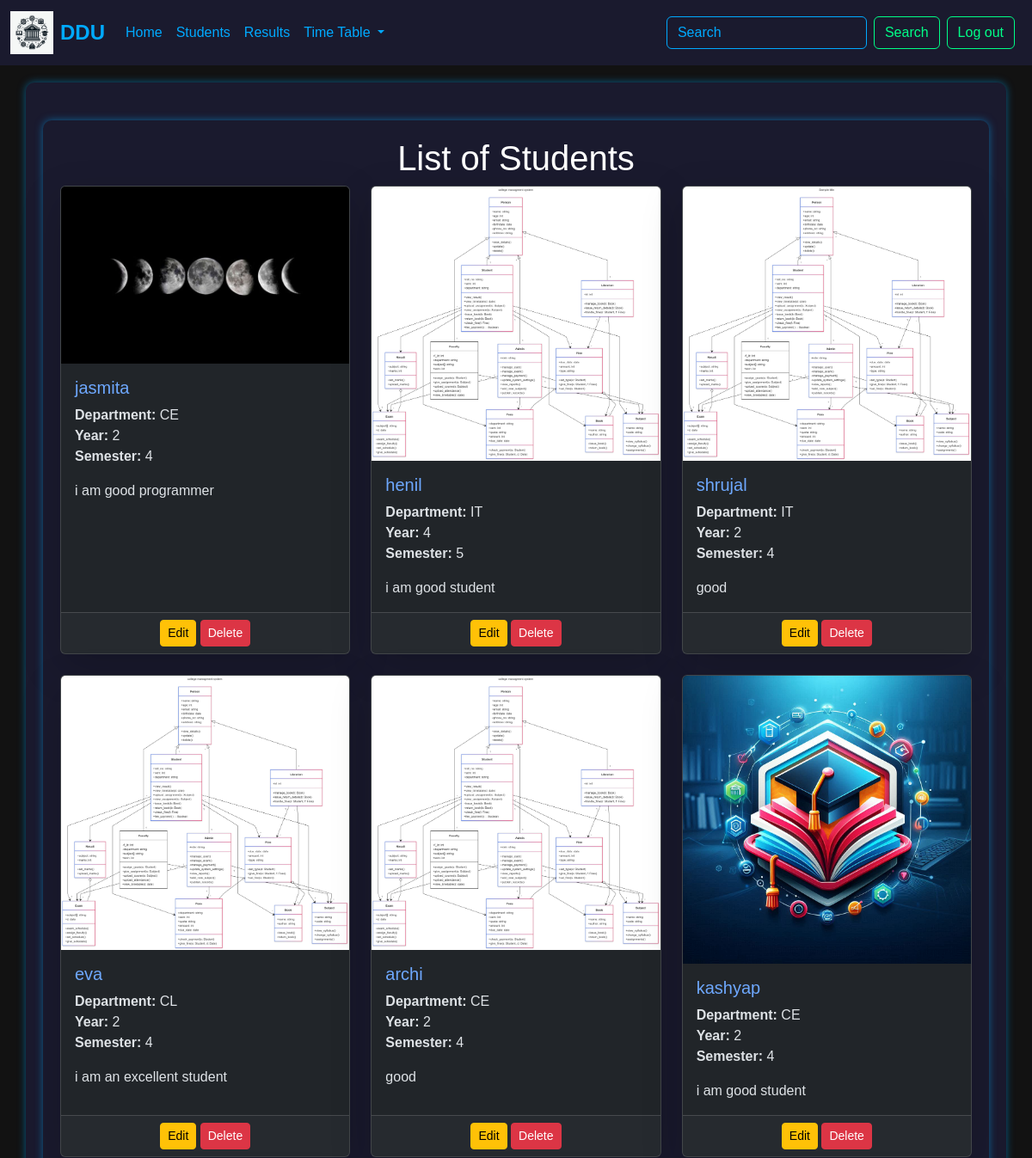
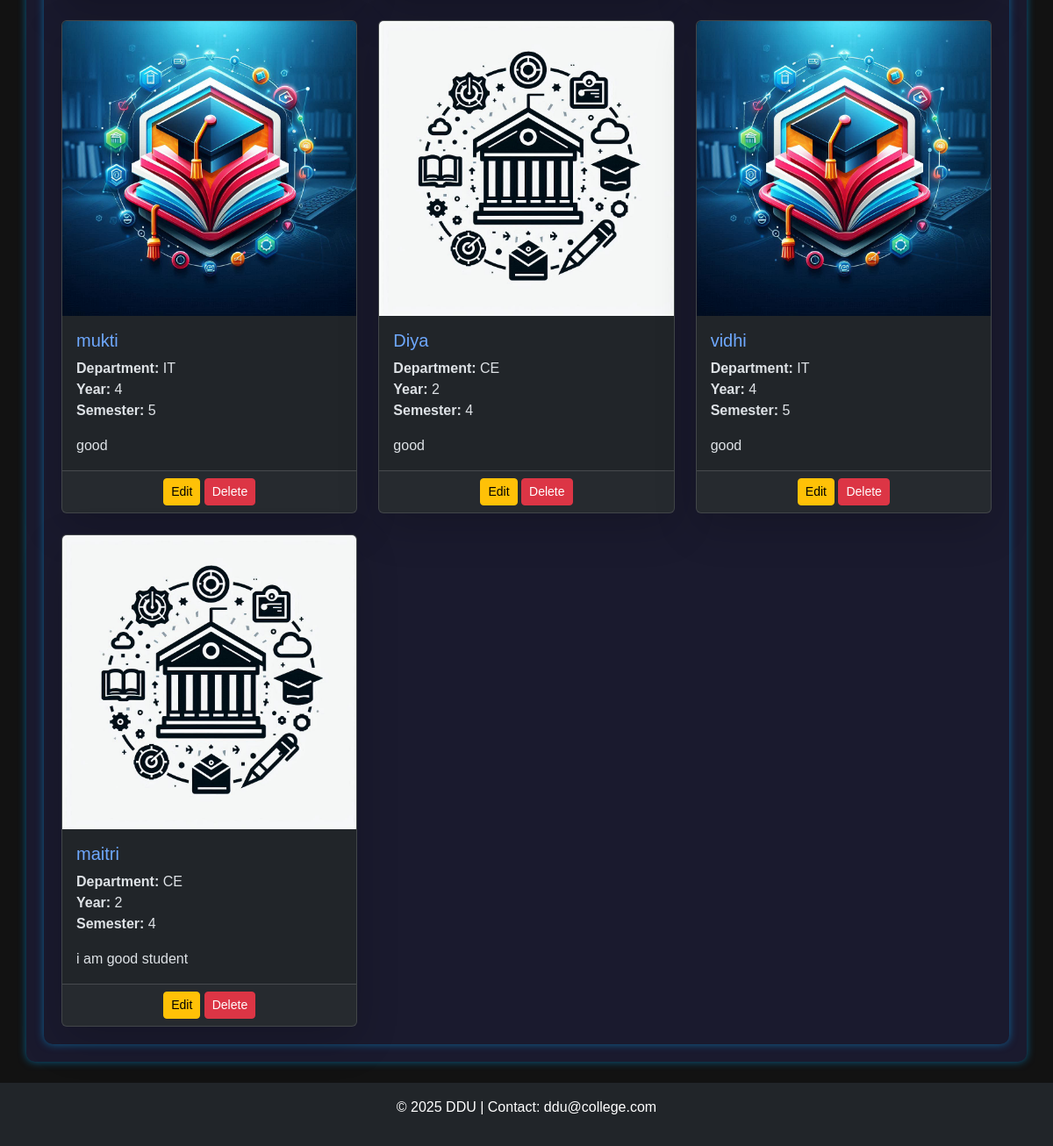
Screenshot of /student/ (signed in) with the database file from the repository (2 pictures, top to bottom).
### student/models.py (models this page shows, shortened)
class Student(models.Model):
    user = models.ForeignKey(User, on_delete=models.CASCADE)
    name = models.CharField(max_length=100)
    photo = models.ImageField(upload_to='photos/', blank=True, null=True)
    birthdate = models.DateField()
    DEPARTMENT_CHOICE = [
        ('CE', 'Computer'),
        ('IT', 'Information Tech.'),
        ('EC', 'Electronic'),
    ]
    department = models.CharField(max_length=2, choices=DEPARTMENT_CHOICE)
    semester = models.DecimalField(max_digits=8, decimal_places=0)
    year = models.DecimalField(max_digits=4, decimal_places=0, blank=True, null=True)
    about = models.TextField(max_length=500)
    created_at = models.DateTimeField(auto_now_add=True)
    updated_at = models.DateTimeField(auto_now=True)

### student/views.py (the view)
# urls.py: path('', views.student_list, name='student_list'),
def student_list(request):
    if request.user.is_superuser:
        students = Student.objects.all()  # Superuser sees all students
    else:
        students = Student.objects.filter(user=request.user)  # Regular user sees only their profile
    return render(request, 'student_list.html', {'students': students})

### student/templates/student_list.html (shortened to what this page needs)
{% extends "layout.html" %}
{% block content %}
<div class="container mt-4">
    <h1 class="text-center">List of Students</h1>
        <div class="row row-cols-1 row-cols-md-3 g-4">
        {% for student in students %}
        <div class="col">
            <div class="card h-100 shadow-lg">
                {% if student.photo %}
                <img src="{{ student.photo.url }}" class="card-img-top" alt="Student Photo">
                {% else %}
                <img src="https://via.placeholder.com/150" class="card-img-top" alt="No Image">
                {% endif %}
                <div class="card-body">
                    <h5 class="card-title text-primary">
                        <a href="{% url 'student_profile' student.id %}" class="text-decoration-none">
                            {{ student.name }}
                        </a>
                    </h5>
                    <p class="card-text">
                        <strong>Department:</strong> {{ student.department }} <br>
                        <strong>Year:</strong> {{ student.year }} <br>
                        <strong>Semester:</strong> {{ student.semester }}
                    </p>
                    <p class="card-text">
                        {{ student.about|truncatechars:100 }}
                    </p>
                </div>
                <div class="card-footer text-center">
                    {% if request.user.is_superuser or student.user == request.user %}
                        <a href="{% url 'student_edit' student.id %}" class="btn btn-warning btn-sm">Edit</a>
                    {% endif %}
                    {% if request.user.is_superuser %}
                        <a href="{% url 'student_delete' student.id %}" class="btn btn-danger btn-sm">Delete</a>
                    {% endif %}
                </div>
            </div>
        </div>
        {% empty %}
        <p class="text-center">No students found.</p>
        {% endfor %}
    </div>
</div>
{% endblock %}

### templates/layout.html (shortened to what this page needs)
{% load static %}
<!DOCTYPE html>
<html lang="en" data-bs-theme="dark">
<head>
    <link href="https://cdn.jsdelivr.net/npm/bootstrap@5.3.3/dist/css/bootstrap.min.css" rel="stylesheet">
    <link rel="stylesheet" href="{% static 'style.css' %}">
</head>
<body>
    <nav class="navbar navbar-expand-lg bg-body-tertiary">
        <div class="container-fluid">
            <a class="navbar-brand d-flex align-items-center" href="#">
              <img src="{% static 'images/logo.png' %}" alt="Logo" width="50" height="50" class="d-inline-block">
              <span class="ms-2 fs-4 fw-bold">DDU</span>
          </a>
            <div class="collapse navbar-collapse" id="navbarSupportedContent">
                <ul class="navbar-nav me-auto mb-2 mb-lg-0">
                    <li class="nav-item">
                        <a class="nav-link" href="{% url 'index' %}">Home</a>
                    </li>
                    <li class="nav-item">
                        {% if request.user.is_superuser %}
                            <a class="nav-link active" aria-current="page" href="{% url 'student_list' %}">Students</a>
                        {% endif %}
                    </li>
                    <li class="nav-item">
                        <a class="nav-link" href="{% url 'results_list' %}">Results</a>
                    </li>
                    <li class="nav-item dropdown">
                        <a class="nav-link dropdown-toggle" href="#" role="button" data-bs-toggle="dropdown" aria-expanded="false">
                            Time Table
                        </a>
                    </li>
                </ul>
                <form class="d-flex" role="search">
                    <input class="form-control me-2" type="search" placeholder="Search" aria-label="Search">
                    <button class="btn btn-outline-success" type="submit">Search</button>
                </form>
                {% if user.is_authenticated %}
                    <form method="post" action="{% url 'logout' %}">
                        <button class="btn btn-outline-success mx-2" type="submit">Log out</button>
                    </form>
                {% else %}
                    <a href="{% url 'login' %}" class="btn btn-primary mx-2">Login</a>
                    <a href="{% url 'register' %}" class="btn btn-primary mx-2">Register</a>
                {% endif %}
            </div>
        </div>
    </nav>
    <div class="container">
        {% block content %}
        {% endblock %}
    </div>
    <footer class="bg-dark text-white text-center py-3 mt-4">
        <p>&copy; 2025 DDU | Contact: ddu@college.com</p>
    </footer>
</body>
</html>

### static/style.css (style rules this page uses)
body { background-color: #121212; color: #ffffff; font-family: Arial, sans-serif; }
.navbar { background-color: #1a1a2e !important; }
.navbar-brand, .nav-link { color: #00aaff !important; }
.btn-outline-success { color: #00ff88; border-color: #00ff88; }
.form-control { background-color: #1a1a2e; color: #ffffff; border: 1px solid #00aaff; }
.form-control::placeholder { color: #00aaff; }
.container { margin-top: 20px; padding: 20px; background-color: #1a1a2e; border-radius: 10px; box-shadow: 0px 0px 10px rgba(0, 170, 255, 0.5); }
body { background-color: #121212; color: #ffffff; font-family: Arial, sans-serif; margin: 0; padding: 0; }
.container { margin-top: 20px; padding: 20px; background-color: #1a1a2e; border-radius: 10px; }

### rows the page displays
Student: photo (picture), name "jasmita", department "CE", year "2", semester "4", about "i am good programmer"
Student: photo (picture), name "henil", department "IT", year "4", semester "5", about "i am good student"
Student: photo (picture), name "shrujal", department "IT", year "2", semester "4", about "good"
Student: photo (picture), name "eva", department "CL", year "2", semester "4", about "i am an excellent student"
Student: photo (picture), name "archi", department "CE", year "2", semester "4", about "good"
Student: photo (picture), name "kashyap", department "CE", year "2", semester "4", about "i am good student"
Student: photo (picture), name "mukti", department "IT", year "4", semester "5", about "good"
Student: photo (picture), name "Diya", department "CE", year "2", semester "4", about "good"
Student: photo (picture), name "vidhi", department "IT", year "4", semester "5", about "good"
Student: photo (picture), name "maitri", department "CE", year "2", semester "4", about "i am good student"
